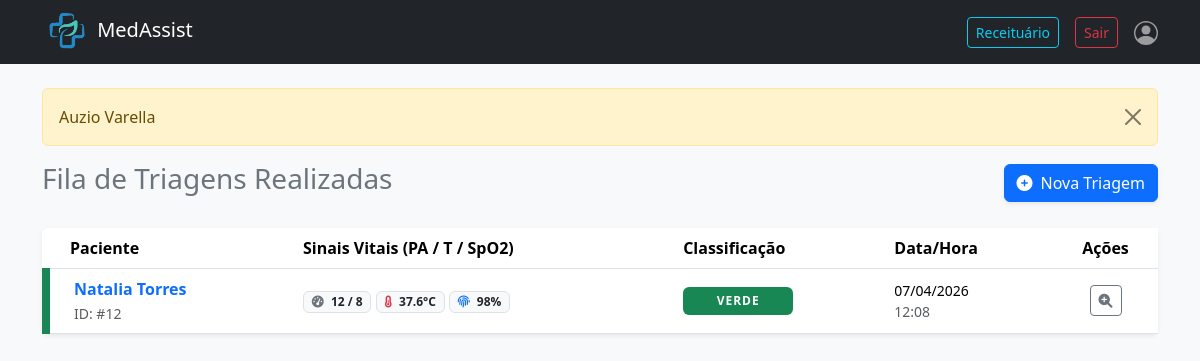
The page /view/painel-enfermagem.php (signed in) on the database as committed earlier.
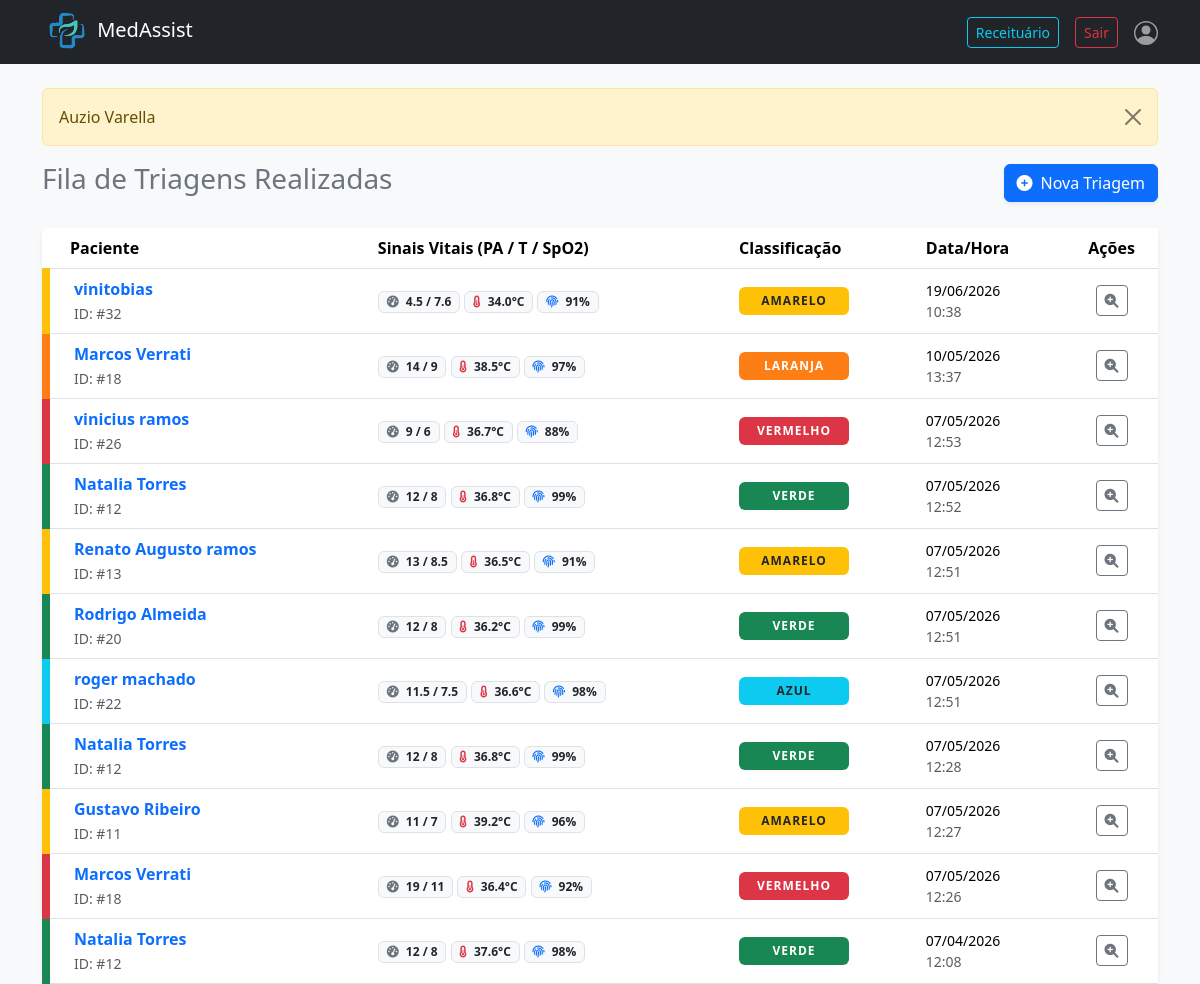
The same page on the database as committed later.
### tables this page shows
CREATE TABLE `triagens` (
  `id` int(11) NOT NULL AUTO_INCREMENT,
  `paciente_id` int(11) NOT NULL,
  `enfermeiro_id` int(11) NOT NULL,
  `queixa_principal` text NOT NULL,
  `temperatura` decimal(4,1) DEFAULT NULL COMMENT 'Ex: 36.5',
  `peso` decimal(5,2) DEFAULT NULL COMMENT 'Ex: 70.50',
  `altura` decimal(3,2) DEFAULT NULL COMMENT 'Ex: 1.75',
  `frequencia_cardiaca` int(11) DEFAULT NULL COMMENT 'Ex: 80',
  `saturacao` int(11) DEFAULT NULL COMMENT 'Ex: 98',
  `pressao_sistolica` int(11) DEFAULT NULL,
  `pressao_diastolica` int(11) DEFAULT NULL,
  `classificacao_risco` enum('Azul','Verde','Amarelo','Laranja','Vermelho') DEFAULT 'Verde',
  `data_hora` datetime DEFAULT current_timestamp(),
  `status` enum('Aguardando Médico','Atendido','Cancelado') DEFAULT 'Aguardando Médico',
  PRIMARY KEY (`id`)
);

CREATE TABLE `usuarios` (
  `id` int(11) NOT NULL AUTO_INCREMENT,
  `cpf` varchar(14) DEFAULT NULL,
  `nome` varchar(100) NOT NULL,
  `email` varchar(100) DEFAULT NULL,
  `data_nascimento` date NOT NULL,
  `senha` varchar(255) DEFAULT NULL,
  `role` enum('admin','medico','enfermeiro','paciente') DEFAULT 'paciente' COMMENT 'Papéis de acesso ao sistema',
  `crm_registro` varchar(50) DEFAULT NULL COMMENT 'Registro CRM do Médico. Deve ser preenchido se o papel role for medico.',
  `coren_registro` varchar(50) DEFAULT NULL COMMENT 'Registro COREN do Enfermeiro/Técnico. Deve ser preenchido se o role for enfermeiro.',
  PRIMARY KEY (`id`),
  UNIQUE KEY `crm_registro` (`crm_registro`),
  UNIQUE KEY `coren_registro` (`coren_registro`),
  UNIQUE KEY `cpf` (`cpf`),
  UNIQUE KEY `cpf_2` (`cpf`),
  UNIQUE KEY `cpf_3` (`cpf`),
  UNIQUE KEY `cpf_4` (`cpf`)
);

### Model/EnfermagemService.php (called while the page is built, shortened)
<?php
class EnfermagemService {
    private $db;
    public function __construct($conexao) {
        $this->db = $conexao;
    }
    public function listarTriagensRecentes($limite = 15) {
        $sql = "SELECT t.*, u.nome as paciente_nome
                FROM triagens t
                JOIN usuarios u ON t.paciente_id = u.id
                ORDER BY t.data_hora DESC
                LIMIT $limite";
        return mysqli_query($this->db, $sql);
    }
}

### view/painel-enfermagem.php (the view, shortened to what the changed rows need)
<?php
    require_once '../Model/conexao.php';
    require_once '../Model/EnfermagemService.php';
    $enfermagemService = new EnfermagemService($conexao);
    $query = $enfermagemService->listarTriagensRecentes(15);
?>
<!DOCTYPE html>
<html lang="pt-br">
<head>
    <link href="https://cdn.jsdelivr.net/npm/bootstrap@5.3.3/dist/css/bootstrap.min.css" rel="stylesheet">
    <link rel="stylesheet" href="https://cdnjs.cloudflare.com/ajax/libs/font-awesome/6.0.0/css/all.min.css">
</head>
<body class="bg-light">
   <br>
    <div class="container">
        <div class="row">
            <div class="col-md-12">
                <div class="card border-0 shadow-sm">
                    <div class="card-body p-0">
                        <div class="table-responsive">
                            <table class="table table-hover align-middle mb-0">
                                <thead class="bg-light">
                                    <tr>
                                        <th class="ps-4">Paciente</th>
                                        <th>Sinais Vitais (PA / T / SpO2)</th>
                                        <th>Classificação</th>
                                        <th>Data/Hora</th>
                                        <th class="text-center">Ações</th>
                                    </tr>
                                </thead>
                                <tbody>
                                    <?php if(mysqli_num_rows($query) > 0): ?>
                                        <?php while($triagem = mysqli_fetch_assoc($query)):
                                            $cor = $triagem['classificacao_risco'];
                                            $badge_bg = ($cor == 'Laranja') ? 'style="background-color: #fd7e14; color: white;"' : '';
                                            $badge_class = 'badge ';
                                            if($cor == 'Azul') $badge_class .= 'bg-info text-dark';
                                            if($cor == 'Verde') $badge_class .= 'bg-success';
                                            if($cor == 'Amarelo') $badge_class .= 'bg-warning text-dark';
                                            if($cor == 'Vermelho') $badge_class .= 'bg-danger';
                                            $data_final = $triagem['data_hora'] ?? $triagem['data_criacao'] ?? 'now';
                                        ?>
                                            <tr class="border-<?= $cor; ?>">
                                                <td class="ps-4">
                                                    <div class="fw-bold text-primary"><?= $triagem['paciente_nome']; ?></div>
                                                    <small class="text-muted">ID: #<?= $triagem['paciente_id']; ?></small>
                                                </td>
                                                <td>
                                                    <span class="badge bg-light text-dark border" title="Pressão Arterial">
                                                    <i class="fas fa-tachometer-alt me-1 text-secondary"></i>
                                                    <?= $triagem['pressao_sistolica'] / 10; ?> / <?= $triagem['pressao_diastolica'] / 10; ?>
                                                    </span>
                                                    <span class="badge bg-light text-dark border" title="Temperatura">
                                                        <i class="fas fa-thermometer-half me-1 text-danger"></i> <?= $triagem['temperatura']; ?>°C
                                                    </span>
                                                    <span class="badge bg-light text-dark border" title="Saturação">
                                                        <i class="fas fa-fingerprint me-1 text-primary"></i> <?= $triagem['saturacao']; ?>%
                                                    </span>
                                                </td>
                                                <td>
                                                    <span class="badge-manchester <?= $badge_class; ?>" <?= $badge_bg; ?>>
                                                        <?= $cor; ?>
                                                    </span>
                                                </td>
                                                <td>
                                                    <div class="small"><?= date('d/m/Y', strtotime($data_final)); ?></div>
                                                    <div class="small text-muted"><?= date('H:i', strtotime($data_final)); ?></div>
                                                </td>
                                                <td class="text-center">
                                                    <a href="triagem-view.php?id=<?= $triagem['id']; ?>" class="btn btn-sm btn-outline-secondary" title="Ver Detalhes">
                                                        <i class="fas fa-search-plus"></i>
                                                    </a>
                                                </td>
                                            </tr>
                                        <?php endwhile; ?>
                                    <?php endif; ?>
                                </tbody>
                            </table>
                        </div>
                    </div>
                </div>
            </div>
        </div>
    </div>
</body>
</html>

Rows that differ between the two databases and show on the page:
added triagens: usuarios.nome "vinitobias", paciente "32", $triagem['pressao_sistolica']/10 "4.5", $triagem['pressao_diastolica']/10 "7.6", temperatura "34.0", saturacao "91", classificacao_risco "AMARELO", data_hora "19/06/2026", data_hora "10:38"
added triagens: usuarios.nome "Marcos Verrati", paciente "18", $triagem['pressao_sistolica']/10 "14", $triagem['pressao_diastolica']/10 "9", temperatura "38.5", saturacao "97", classificacao_risco "LARANJA", data_hora "10/05/2026", data_hora "13:37"
added triagens: usuarios.nome "vinicius ramos", paciente "26", $triagem['pressao_sistolica']/10 "9", $triagem['pressao_diastolica']/10 "6", temperatura "36.7", saturacao "88", classificacao_risco "VERMELHO", data_hora "07/05/2026", data_hora "12:53"
added triagens: usuarios.nome "Natalia Torres", paciente "12", $triagem['pressao_sistolica']/10 "12", $triagem['pressao_diastolica']/10 "8", temperatura "36.8", saturacao "99", classificacao_risco "VERDE", data_hora "07/05/2026", data_hora "12:52"
added triagens: usuarios.nome "Renato Augusto ramos", paciente "13", $triagem['pressao_sistolica']/10 "13", $triagem['pressao_diastolica']/10 "8.5", temperatura "36.5", saturacao "91", classificacao_risco "AMARELO", data_hora "07/05/2026", data_hora "12:51"
added triagens: usuarios.nome "Rodrigo Almeida", paciente "20", $triagem['pressao_sistolica']/10 "12", $triagem['pressao_diastolica']/10 "8", temperatura "36.2", saturacao "99", classificacao_risco "VERDE", data_hora "07/05/2026", data_hora "12:51"
added triagens: usuarios.nome "roger machado", paciente "22", $triagem['pressao_sistolica']/10 "11.5", $triagem['pressao_diastolica']/10 "7.5", temperatura "36.6", saturacao "98", classificacao_risco "AZUL", data_hora "07/05/2026", data_hora "12:51"
added triagens: usuarios.nome "Natalia Torres", paciente "12", $triagem['pressao_sistolica']/10 "12", $triagem['pressao_diastolica']/10 "8", temperatura "36.8", saturacao "99", classificacao_risco "VERDE", data_hora "07/05/2026", data_hora "12:28"
added triagens: usuarios.nome "Gustavo Ribeiro", paciente "11", $triagem['pressao_sistolica']/10 "11", $triagem['pressao_diastolica']/10 "7", temperatura "39.2", saturacao "96", classificacao_risco "AMARELO", data_hora "07/05/2026", data_hora "12:27"
added triagens: usuarios.nome "Marcos Verrati", paciente "18", $triagem['pressao_sistolica']/10 "19", $triagem['pressao_diastolica']/10 "11", temperatura "36.4", saturacao "92", classificacao_risco "VERMELHO", data_hora "07/05/2026", data_hora "12:26"
